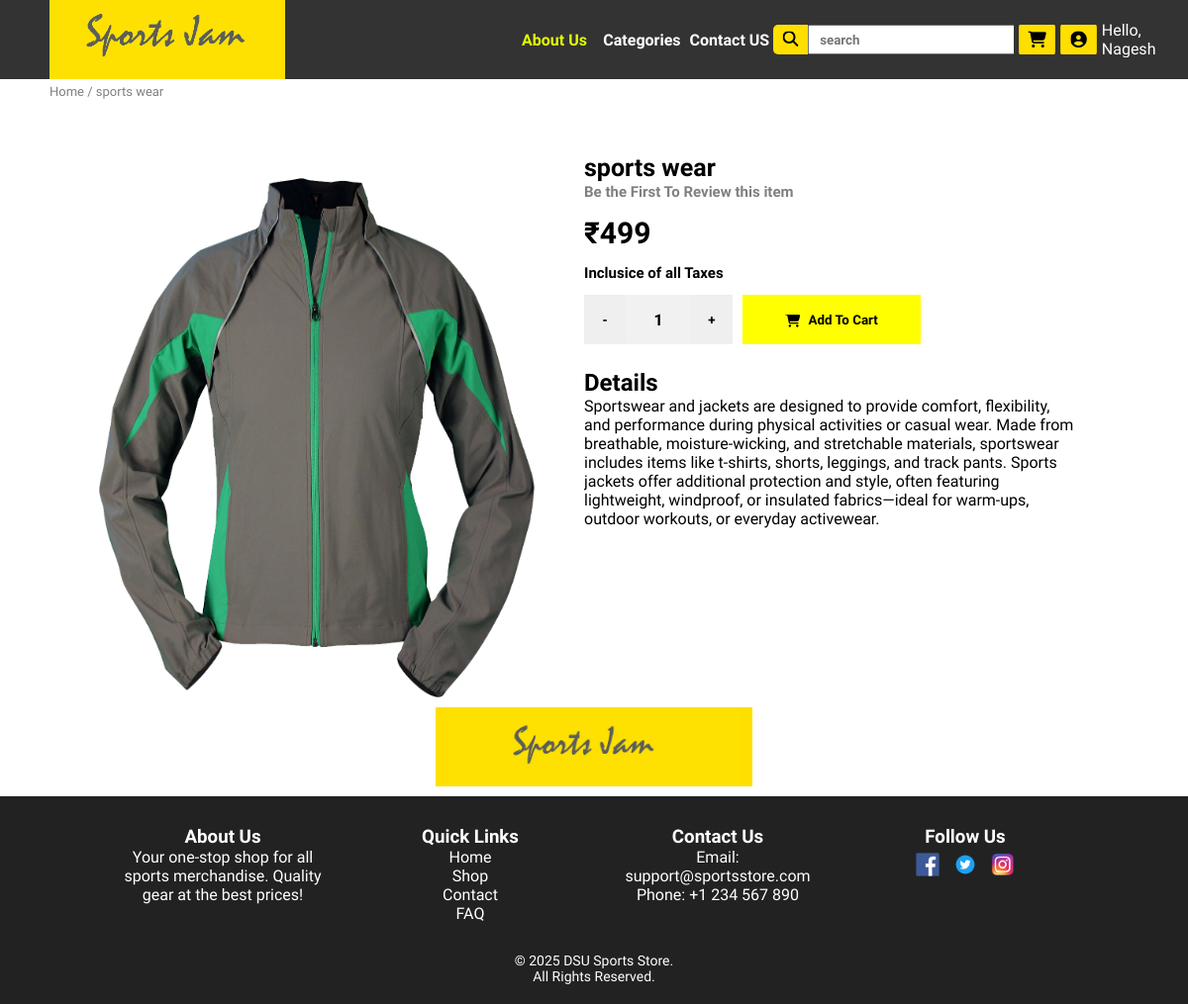
/otherPages/productDetailes.php?id=13 (signed in), run on the app's committed database.
### tables this page shows
CREATE TABLE `product` (
  `id` int(3) NOT NULL,
  `name` varchar(30) NOT NULL,
  `price` int(6) NOT NULL,
  `description` varchar(1000) NOT NULL,
  `image` varchar(50) NOT NULL,
  `category` varchar(50) NOT NULL
);

### otherPages/productDetailes.php (the view, shortened to what this page needs)
<!DOCTYPE html>
<html lang="en">
    <?php
        if(isset($_GET["id"])){
        $id = intval($_GET["id"]);
        $connection = mysqli_connect("localhost","root","","sports_store_sem2");
        if($connection){
            $ItemToBeSelect = "SELECT * FROM product WHERE id = $id";
            $selectedItemResult = mysqli_query($connection,$ItemToBeSelect);
            $selectedItem = mysqli_fetch_assoc($selectedItemResult);
        }
    }
    ?>
<head>
    <link rel="stylesheet" href="./product.css">
    <link rel="stylesheet" href="../style.css">
    <link rel="stylesheet" href="https://cdnjs.cloudflare.com/ajax/libs/font-awesome/6.7.2/css/all.min.css"
 />
</head>
<body>
    <div class="custom-navbar">
        <a href="../index.php" class="logo-con">
            <div class="logo">
            </div>
        </a>
        <div class="nav-options">
            <div class="nav-opt">
                <div class="opt"><a id="opt-f" href="../navigational_bar_options/about_us.php">About
                        Us</a></div>
                <div class="opt" id="dropdown"><a href="#" style="padding: 0px 5px;">Categories</a></div>
                <div class="opt contact-us"><a href="#">Contact US</a></div>
                <form action="../PHP/searchItem.php" method="post">
                    <div class="search-icon-con">
                        <div class="search-icon">
                            <button type="submit"><i class="fa-solid fa-magnifying-glass"></i></button>
                        </div>
                        <input type="text" class="search-bar" placeholder="search" name="search-keyword">
                    </div>
                </form>
                <div class="icon-con">
                    <div class="opt-icon cart-icon">
                        <a href="#" class="opt-icon-a ">
                            <i class="fa-solid fa-cart-shopping"></i>
                        </a>
                    </div>
                    <div class="opt-icon user-icon">
                        <a href="../navigational_bar_options/Registerhtml.php" class="opt-icon-a">
                            <i class="fa-solid fa-circle-user"></i>
                        </a>
                    </div>
                </div>
                <div class="user">
                    <?php
                        if (isset($_SESSION["user_id"])) {
                            echo "Hello, ". $_SESSION["user_name"];
                        }else{
                            echo "<span style=\"width:max-content;\">Register pls</span>";
                        }
                    ?>
                </div>
            </div>
        </div>
    </div>
    <div class="breakbead">
        <?php
            echo "Home / " . $selectedItem["name"];
        ?>
    </div>
    <main>
        <div class="main-item">
            <div class="product-img-con">
                <div class="itm-img">
                    <?php
                        echo '<img src="../pictures/shoping_sec/'. $selectedItem["image"]. '" style="width:100%;height:100%;">';
                    ?>
                </div>
            </div>
            <div class="itm-info">
                <h3 class="Item-name">
                    <?php
                            echo $selectedItem["name"];
                    ?>
                </h3>
                <span id="sub-title">Be the First To Review this item</span>
                <div class="item-price">
                    <div class="final-item-price">
                        <?php
                            echo "₹".$selectedItem["price"];
                        ?>
                    </div>
                    <span>Inclusice of all Taxes</span>
                </div>
                <div class="quantity-cart">
                    <div class="quentity-con">
                        <div class="quentity-btn">
                            <button class="quentity-act" onclick="quantitycountFun('-')">-</button>
                            <div class="quentity-count"></div>
                            <button class="quentity-act" onclick="quantitycountFun('+')">+</button>
                        </div>
                    </div>
                    <div class="add-to-cart">
                        <form id="cartForm" action="../PHP/addToCart.php" method="post">
                            <button type="button" onclick="sendToPHP(<?php echo $id; ?>)" style="background:transparent;border:none;" class="add-to-cart-text">
                                <i class="fa-solid fa-cart-shopping"
                                    style="margin-right: 5px; position: relative; top: 3px;"></i>
                                Add To Cart
                            </button>
                        </form>
                    </div>
                </div>
                <div class="details">
                    <h2>Details</h2>
                    <p class="item-details">
                        <?php
                            echo $selectedItem["description"];
                        ?>
                    </p>
                </div>
            </div>
        </div>
    </main>
    <div class="footer-logo">
        <div class="footer-logo-box">
            <img src="../pictures/LOGO.jpg" alt="">
        </div>
    </div>
    <footer>
        <div class="footer-container">
            <div class="footer-section">
                <h3>About Us</h3>
                <p>Your one-stop shop for all sports merchandise. Quality gear at the best prices!</p>
            </div>
            <div class="footer-section">
                <h3>Quick Links</h3>
                <ul>
                    <li><a href="#home">Home</a></li>
                    <li><a href="#shop">Shop</a></li>
                    <li><a href="#contact">Contact</a></li>
                    <li><a href="#faq">FAQ</a></li>
                </ul>
            </div>
            <div class="footer-section">
                <h3>Contact Us</h3>
                <p>Email: support@sportsstore.com</p>
                <p>Phone: +1 234 567 890</p>
            </div>
            <div class="footer-section">
                <h3>Follow Us</h3>
                <a href="https://www.instagram.com/01x_rehan/?__pwa=1"><img src="../pictures/other sec picures/footer_facebook.png" alt="Facebook"></a>
                <a href="https://www.instagram.com/01x_rehan/?__pwa=1"><img src="../pictures/other sec picures/footer_x.png" alt="Twitter"></a>
                <a href="https://www.instagram.com/01x_rehan/?__pwa=1"><img src="../pictures/other sec picures/footer_insta.png" alt="Instagram"></a>
            </div>
        </div>
        <p class="footer-bottom">&copy; 2025 DSU Sports Store. <br> All Rights Reserved.</p>
    </footer>
</body>
</html>

### otherPages/product.css (style rules this page uses)
* { font-family: "Martel Sans", sans-serif; }
.breakbead { width: 100%; height: 40 px; color: grey; padding: 5px 5px 5px 50px; font-weight: 500; font-size: small; }
.main-item { display: flex; width: 100%; height: max-content; }
.product-img-con { width: 45%; height: 600px; padding-left: 100px; padding-top: 75px; }
.itm-img { width: 100%; height: 100%; }
.itm-info { width: 50%; height: 100%; padding: 50px; }
.itm-info h3 { font-size: 25px; font-weight: 900; }
.itm-img { overflow: hidden; }
#sub-title { font-weight: 700; color: grey; font-size:15px ; transition: all 0.1s ease-out; }
.item-price { width: max-content; height: max-content; margin-top: 15px; font-weight: 600; font-size: 30px; }
.item-price span { font-size: 15px; }
.quantity-cart { margin-top:10px ; display: flex; }
.quentity-con { width: 150px; height: 50px; }
.quentity-btn { width: 100%; height: 100%; background-color: rgb(241, 241, 241); display: flex; justify-content: space-between; }
.quentity-act { font-weight: 900; width: 28%; border: none; cursor: pointer; }
.quentity-count { font-weight: 700; display: flex; align-items: center; }
.add-to-cart { width: 180px; height: 50px; margin-left: 10px; display: flex; align-items: center; justify-content: center; position: relative; background-color: yellow; color: black; z-index: 1; padding: 10px; cursor: pointer; }
.add-to-cart::after { content: ''; position: absolute; top: 0; bottom: 0; right: 0; left: 0; background-color: black; z-index: -1; transform-origin: left; height: 100%; width: 0; transition: all 0.2s; }
.add-to-cart-text { font-weight: 700; transition: all 0.2s; }
.details { margin-top: 25px; }

### data on the page
product: name "sports wear", image (picture), price "499", description "Sportswear and jackets are designed to provide comfort, flexibility, and performance during physical activities or casual wear. Made from breathable, moisture-wicking, and stretchable materials, sportswear includes items like t-shirts, shorts, leggings, and track pants. Sports jackets offer additional protection and style, often featuring lightweight, windproof, or insulated fabrics—ideal for warm-ups, outdoor workouts, or everyday activewear."

### other printed values
$_SESSION["user_name"] "Nagesh"
